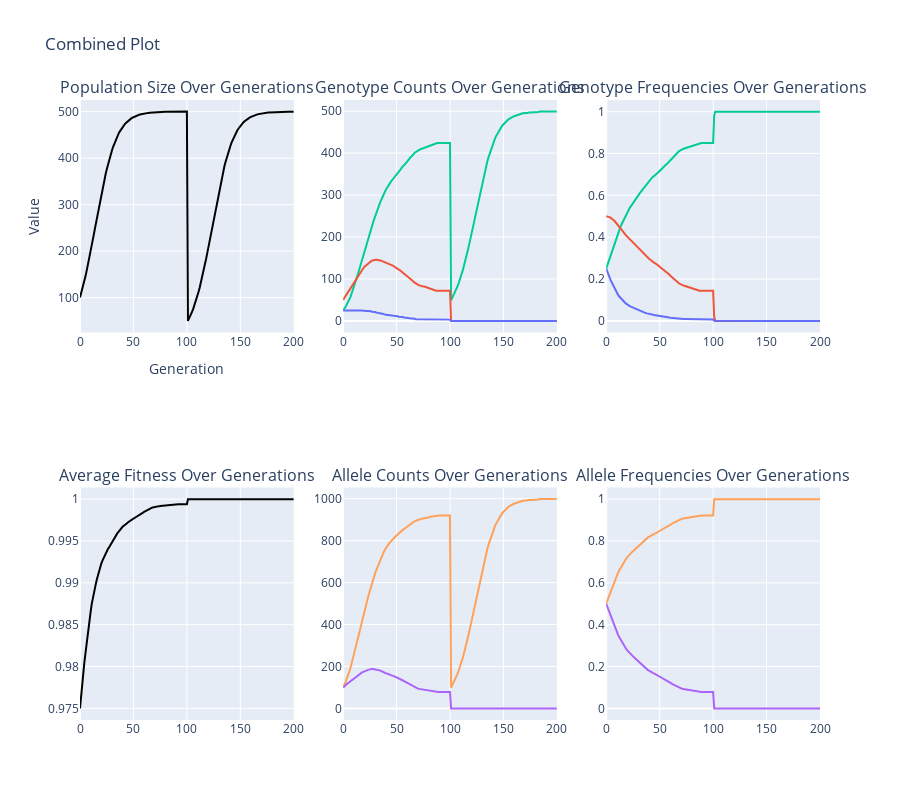

Notebook code cell kept with this figure:
### Code cell
# 1 locus, 2 alleles (HW equilibrium)

generations=200
growth_rate=0.1
drift=0
carrying_capacity = 500
bottleneck_yr=100
bottleneck_pop=50

genotype_counts = {
    (('A1', 'A1'),): 25,
    (('A1', 'A2'),): 50,
    (('A2', 'A2'),): 25
}

genotype_fitness = {
    (('A1', 'A1'),): 1.0,
    (('A1', 'A2'),): 1.0,
    (('A2', 'A2'),): 0.9
}

mutations = [{('A1', 'A2'): 0.0, ('A2', 'A1'): 0.0,}]


next_genotype_frequencies(generations,
                          genotype_counts,
                          genotype_fitness,
                          growth_rate,
                          carrying_capacity,
                          drift,
                          mutations,
                          bottleneck_yr,
                          bottleneck_pop)

### Figure 1 — Plotly figure (JSON) as saved in the notebook; plotly's stock layout.template omitted (floating-point values rounded to 4 significant figures; data arrays with more than 128 entries replaced by an {"elided": "..."} marker saying what was removed)
{"data": [{"hoverinfo": "text", "line": {"color": "black"}, "mode": "lines", "name": "Population Size", "showlegend": false, "text": {"elided": "201 str values"}, "type": "scatter", "x": {"elided": "201 int values"}, "xaxis": "x", "y": {"elided": "201 float values"}, "yaxis": "y"}, {"hoverinfo": "text", "line": {"color": "#00CC96"}, "mode": "lines", "name": "A1A1", "showlegend": false, "text": {"elided": "201 str values"}, "type": "scatter", "x": {"elided": "201 int values"}, "xaxis": "x2", "y": {"elided": "201 int values"}, "yaxis": "y2"}, {"hoverinfo": "text", "line": {"color": "#EF553B"}, "mode": "lines", "name": "A1A2", "showlegend": false, "text": {"elided": "201 str values"}, "type": "scatter", "x": {"elided": "201 int values"}, "xaxis": "x2", "y": {"elided": "201 int values"}, "yaxis": "y2"}, {"hoverinfo": "text", "line": {"color": "#636EFA"}, "mode": "lines", "name": "A2A2", "showlegend": false, "text": {"elided": "201 str values"}, "type": "scatter", "x": {"elided": "201 int values"}, "xaxis": "x2", "y": {"elided": "201 int values"}, "yaxis": "y2"}, {"hoverinfo": "text", "line": {"color": "#00CC96"}, "mode": "lines", "name": "A1A1", "showlegend": false, "text": {"elided": "201 str values"}, "type": "scatter", "x": {"elided": "201 int values"}, "xaxis": "x3", "y": {"elided": "201 float values"}, "yaxis": "y3"}, {"hoverinfo": "text", "line": {"color": "#EF553B"}, "mode": "lines", "name": "A1A2", "showlegend": false, "text": {"elided": "201 str values"}, "type": "scatter", "x": {"elided": "201 int values"}, "xaxis": "x3", "y": {"elided": "201 float values"}, "yaxis": "y3"}, {"hoverinfo": "text", "line": {"color": "#636EFA"}, "mode": "lines", "name": "A2A2", "showlegend": false, "text": {"elided": "201 str values"}, "type": "scatter", "x": {"elided": "201 int values"}, "xaxis": "x3", "y": {"elided": "201 float values"}, "yaxis": "y3"}, {"hoverinfo": "text", "line": {"color": "black"}, "mode": "lines", "name": "Average Fitness", "showlegend": false, "text": {"elided": "201 str values"}, "type": "scatter", "x": {"elided": "201 int values"}, "xaxis": "x4", "y": {"elided": "201 float values"}, "yaxis": "y4"}, {"hoverinfo": "text", "line": {"color": "#FFA15A"}, "mode": "lines", "name": "A1", "showlegend": false, "text": {"elided": "201 str values"}, "type": "scatter", "x": {"elided": "201 int values"}, "xaxis": "x5", "y": {"elided": "201 int values"}, "yaxis": "y5"}, {"hoverinfo": "text", "line": {"color": "#AB63FA"}, "mode": "lines", "name": "A2", "showlegend": false, "text": {"elided": "201 str values"}, "type": "scatter", "x": {"elided": "201 int values"}, "xaxis": "x5", "y": {"elided": "201 int values"}, "yaxis": "y5"}, {"hoverinfo": "text", "line": {"color": "#FFA15A"}, "mode": "lines", "name": "A1", "showlegend": false, "text": {"elided": "201 str values"}, "type": "scatter", "x": {"elided": "201 int values"}, "xaxis": "x6", "y": {"elided": "201 float values"}, "yaxis": "y6"}, {"hoverinfo": "text", "line": {"color": "#AB63FA"}, "mode": "lines", "name": "A2", "showlegend": false, "text": {"elided": "201 str values"}, "type": "scatter", "x": {"elided": "201 int values"}, "xaxis": "x6", "y": {"elided": "201 float values"}, "yaxis": "y6"}], "layout": {"annotations": [{"font": {"size": 16}, "showarrow": false, "text": "Population Size Over Generations", "x": 0.1444, "xanchor": "center", "xref": "paper", "y": 1, "yanchor": "bottom", "yref": "paper"}, {"font": {"size": 16}, "showarrow": false, "text": "Genotype Counts Over Generations", "x": 0.5, "xanchor": "center", "xref": "paper", "y": 1, "yanchor": "bottom", "yref": "paper"}, {"font": {"size": 16}, "showarrow": false, "text": "Genotype Frequencies Over Generations", "x": 0.8556, "xanchor": "center", "xref": "paper", "y": 1, "yanchor": "bottom", "yref": "paper"}, {"font": {"size": 16}, "showarrow": false, "text": "Average Fitness Over Generations", "x": 0.1444, "xanchor": "center", "xref": "paper", "y": 0.375, "yanchor": "bottom", "yref": "paper"}, {"font": {"size": 16}, "showarrow": false, "text": "Allele Counts Over Generations", "x": 0.5, "xanchor": "center", "xref": "paper", "y": 0.375, "yanchor": "bottom", "yref": "paper"}, {"font": {"size": 16}, "showarrow": false, "text": "Allele Frequencies Over Generations", "x": 0.8556, "xanchor": "center", "xref": "paper", "y": 0.375, "yanchor": "bottom", "yref": "paper"}], "height": 800, "hovermode": "closest", "title": {"text": "Combined Plot"}, "xaxis": {"anchor": "y", "domain": [0, 0.2889], "title": {"text": "Generation"}}, "xaxis2": {"anchor": "y2", "domain": [0.3556, 0.6444]}, "xaxis3": {"anchor": "y3", "domain": [0.7111, 1]}, "xaxis4": {"anchor": "y4", "domain": [0, 0.2889]}, "xaxis5": {"anchor": "y5", "domain": [0.3556, 0.6444]}, "xaxis6": {"anchor": "y6", "domain": [0.7111, 1]}, "yaxis": {"anchor": "x", "domain": [0.625, 1], "title": {"text": "Value"}}, "yaxis2": {"anchor": "x2", "domain": [0.625, 1]}, "yaxis3": {"anchor": "x3", "domain": [0.625, 1]}, "yaxis4": {"anchor": "x4", "domain": [0, 0.375]}, "yaxis5": {"anchor": "x5", "domain": [0, 0.375]}, "yaxis6": {"anchor": "x6", "domain": [0, 0.375]}}}
